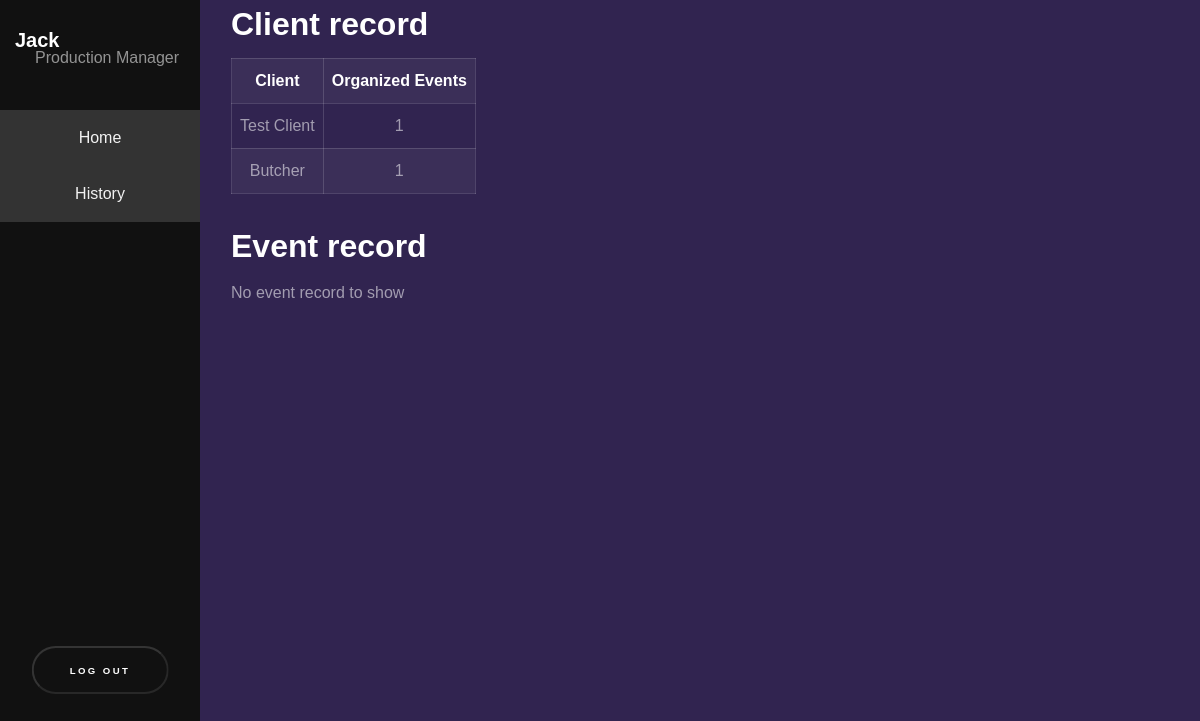
The app's page /history (signed in), older data.
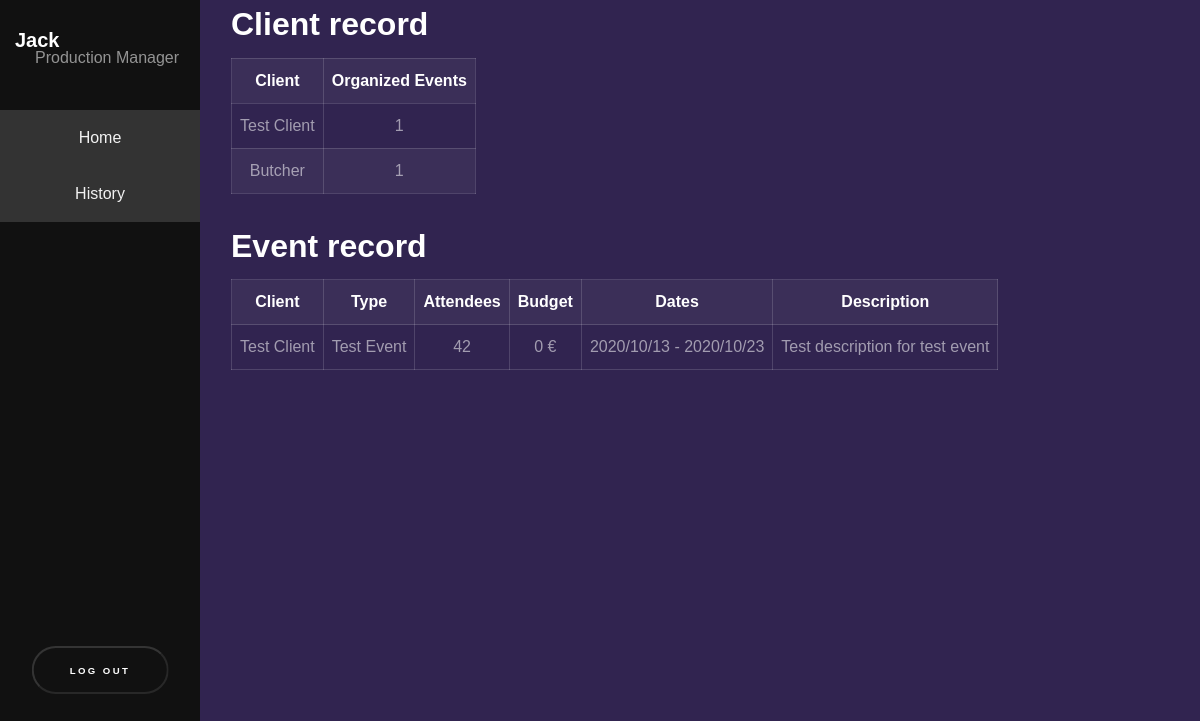
The same page, newer data.
### SEP/models.py (models this page shows, shortened)
class Client(models.Model):
    client_name = models.CharField(max_length=50)
    organized_events = models.IntegerField(default=0)
    def __str__(self):
    	return self.client_name

class Event(models.Model):
    client = models.ForeignKey(Client, on_delete=models.CASCADE)
    event_type = models.CharField(max_length=200)
    description = models.CharField(max_length= 1000)
    attendees = models.IntegerField(default=0)
    expected_budget = models.IntegerField(default=0)
    from_date = models.DateTimeField('From')
    to_date = models.DateTimeField('To')
    decorations = models.CharField(max_length=500)
    film_and_photos = models.CharField(max_length=500)
    posters_art = models.CharField(max_length=500)
    food_drinks = models.CharField(max_length=500)
    music = models.CharField(max_length=500)
    computers = models.CharField(max_length=500)
    other = models.CharField(max_length=500)
    status = models.CharField(max_length=20)

### SEP/views.py (the view)
# urls.py: path('history', views.get_history, name='get_history'),
def get_history(request):
	archived_events = Event.objects.filter(status = "archived")
	archived_clients = Client.objects.filter(organized_events__gte=1)
	return render(
		request,
		'recordhistory.html',
		context={'archived_events': archived_events, 'archived_clients' : archived_clients},
	)

### templates/recordhistory.html
{% extends "base_generic.html" %}
{% block content %}
{% if user.groups.all.0.name == 'Production Manager' or  user.groups.all.0.name == 'Services Manager'%}
<h4>Client record</h4>
{% if archived_clients%}
<table>
	<tr>
		<th> Client </th>
		<th> Organized Events </th>
	</tr>
{% for client in archived_clients %}
	<tr>
		<td>{{ client.client_name }}</td>
		<td>{{ client.organized_events }}</td>
	</tr>
{%endfor%}
</table>
{%else %}
<p> No client record to show </p>
{%endif %}
<br>
<h4>Event record</h4>
{% if archived_events%}
<table>
	<tr>
		<th> Client </th>
		<th> Type </th>
		<th> Attendees </th>
		<th> Budget </th>
		<th> Dates </th>
		<th> Description </th>
	</tr>
{% for event in archived_events %}
	<tr>
		<td>{{ event.client }}</td>
		<td>{{ event.event_type }}</td>
		<td>{{ event.attendees }}</td>
		<td>{{ event.expected_budget }} €</td>
		<td>{{ event.from_date.year}}/{{event.from_date.month}}/{{event.from_date.day }} -
			{{ event.to_date.year}}/{{event.to_date.month}}/{{event.to_date.day }} </td>
		<td>{{ event.description }}</td>
	</tr>
{% endfor %}
</table>
{%else %}
<p> No event record to show </p>
{%endif %}
{% endif %}
{% endblock %}

Row changes from the older to the newer data that the page shows:
now on this page (row edited): Event: client "Test Client", event_type "Test Event", attendees "42", expected_budget "0", from_date.year "2020", from_date.month "10", from_date.day "13", to_date.year "2020", to_date.month "10", to_date.day "23", description "Test description for test event"
Text that changed along with them:
text no longer shown: "No event record to show"
text now shown: "Client Type Attendees Budget Dates Description"
